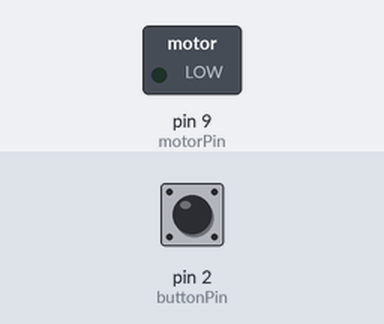
Bench run of a sketch on a simulated Arduino Uno, built with avr-gcc and run on an emulated ATmega328P. Shown: switched loads named in the sketch (green lamp = pin HIGH). Dashed ring = blinking. The test bench sets the inputs (shaded band); at power-on: pin 2 (buttonPin) LOW.

Above: at 1.2 s.
1.3 s: pin 2 (buttonPin) pulled HIGH for 3.2 s
At 4.55 s:
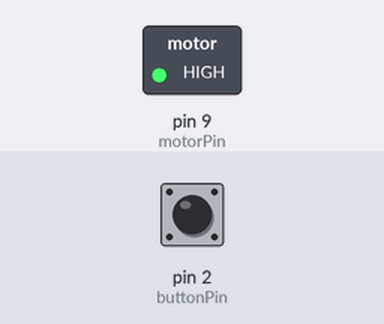
Timing chart, 0 to 6.3 s (numbered marks = the images above; inputs shaded):
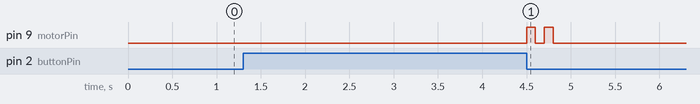

The sketch:

button_press_duration.ino
```cpp
// button_press_duration.ino
// Short press = single buzz, long press (>2s) = double buzz

int motorPin = 9;
int buttonPin = 2;
unsigned long buttonPressTime = 0;
bool buttonWasPressed = false;

void setup() {
  pinMode(motorPin, OUTPUT);
  pinMode(buttonPin, INPUT);
}

void loop() {
  int buttonState = digitalRead(buttonPin);

  if (buttonState == HIGH && !buttonWasPressed) {
    buttonPressTime = millis();
    buttonWasPressed = true;
  }

  if (buttonState == LOW && buttonWasPressed) {
    unsigned long pressDuration = millis() - buttonPressTime;
    if (pressDuration > 2000) {
      // Long press: double buzz
      for (int i = 0; i < 2; i++) {
        digitalWrite(motorPin, HIGH);
        delay(100);
        digitalWrite(motorPin, LOW);
        delay(100);
      }
    } else {
      // Short press: single buzz
      digitalWrite(motorPin, HIGH);
      delay(200);
      digitalWrite(motorPin, LOW);
    }
    buttonWasPressed = false;
  }
}
```

Measured:
- after the input at 1.3 s, pin 9 (motorPin): alternates HIGH for 0.10 s and LOW for 0.10 s, 4 changes in all, then stays LOW, starting after 3.2 s
